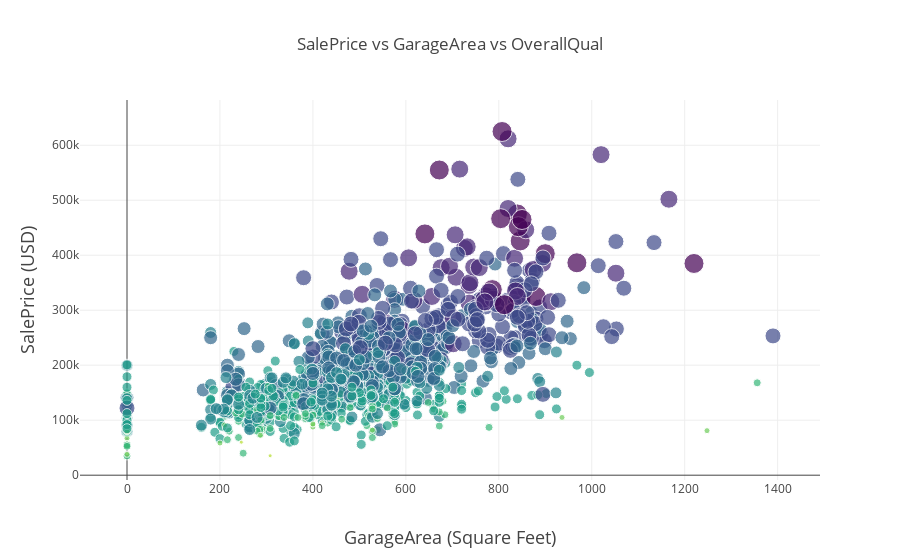

The cell this chart's notebook holds for it:
### Code cell
trace = go.Scatter(x=train['GarageArea'], y=train['SalePrice'],mode='markers',
                   marker=dict(color=(train['OverallQual'].max()-train['OverallQual']),
                   size=train['OverallQual']*2, colorscale='Viridis', opacity=0.7))
layout = go.Layout(
    title='SalePrice vs GarageArea vs OverallQual',
    xaxis=dict(
        title='GarageArea (Square Feet)',
        titlefont=dict(
            size=18,
        )
    ),
    yaxis=dict(
        title='SalePrice (USD)',
        titlefont=dict(
            size=18,
        )
    )
)
data = [trace]
fig = go.Figure(data=data, layout=layout)
ply.iplot(fig)

### Figure 1 — Plotly figure (JSON) as saved in the notebook; plotly's stock layout.template omitted (floating-point values rounded to 4 significant figures; data arrays with more than 128 entries replaced by an {"elided": "..."} marker saying what was removed)
{"data": [{"marker": {"color": {"elided": "1456 int values"}, "colorscale": "Viridis", "opacity": 0.7, "size": {"elided": "1456 int values"}}, "mode": "markers", "type": "scatter", "x": {"elided": "1456 int values"}, "y": {"elided": "1456 int values"}}], "layout": {"title": "SalePrice vs GarageArea vs OverallQual", "xaxis": {"title": "GarageArea (Square Feet)", "titlefont": {"size": 18}}, "yaxis": {"title": "SalePrice (USD)", "titlefont": {"size": 18}}}}
